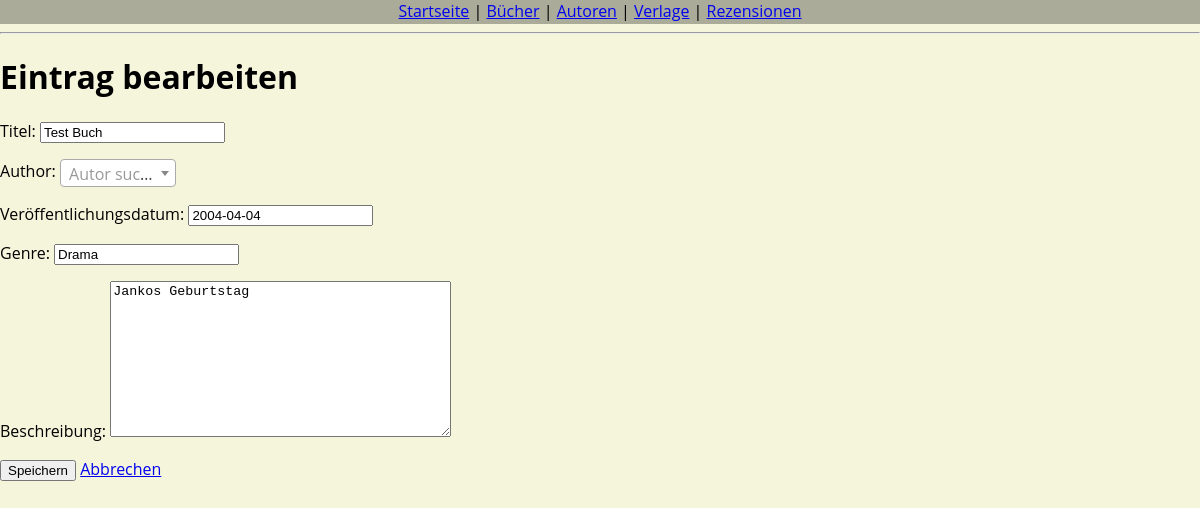
Screenshot of /books/8/edit/ with the database file from the repository.
### library/models.py (models this page shows, shortened)
class BookItem(models.Model):
    Titel = models.CharField(max_length=200)
    Author = models.ForeignKey(
        Author,
        on_delete=models.CASCADE,
        related_name="books"
    )
    Veröffentlichungsdatum = models.DateField(default=date.today)
    Genre = models.CharField(max_length=100, blank=True)
    Beschreibung = models.TextField(blank=True)

### library/views.py (the view)
# urls.py: path("books/<int:pk>/edit/", views.BookUpdateView.as_view(), name="book_update"),
class BookUpdateView(UpdateView):
    model = BookItem
    form_class = BookItemForm
    template_name = "library/generic_forms.html"
    success_url = reverse_lazy("book_list")

### library/forms.py
class BookItemForm(forms.ModelForm):
    class Meta:
        model = BookItem
        fields = ["Titel", "Author", "Veröffentlichungsdatum", "Genre", "Beschreibung"]

### library/models.py (called while the page is built)
    def __str__(self):
        return f"{self.Vorname} {self.Nachname}"

### library/templates/library/generic_forms.html (shortened to what this page needs)
{% extends "library/base.html" %}
{% block content %}
<h1>Eintrag bearbeiten</h1>
<form method="post">
    {{ form.as_p }}
    <button type="submit">Speichern</button>
    <a href="javascript:history.back()">Abbrechen</a>
</form>
{% endblock %}

### library/templates/library/base.html (style rules this page uses)
body { font-family: 'Open Sans', sans-serif; background-color: beige; margin: 0; }

### rows the page displays
BookItem: Titel "Test Buch", Veröffentlichungsdatum "2004-04-04", Genre "Drama", Beschreibung "Jankos Geburtstag"
